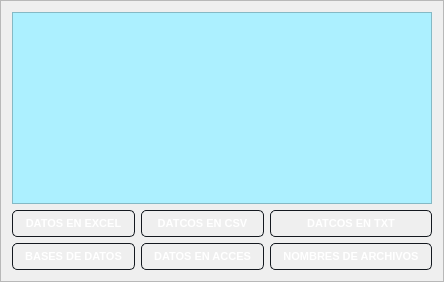
        <widget class="QFrame" name="frame_2">
         <property name="sizePolicy">
          <sizepolicy hsizetype="Expanding" vsizetype="Expanding">
           <horstretch>0</horstretch>
           <verstretch>0</verstretch>
          </sizepolicy>
         </property>
         <property name="frameShape">
          <enum>QFrame::Shape::StyledPanel</enum>
         </property>
         <property name="frameShadow">
          <enum>QFrame::Shadow::Raised</enum>
         </property>
         <layout class="QGridLayout" name="gridLayout_4">
          <item row="0" column="0" colspan="3">
           <widget class="QTableWidget" name="tableWidget_datos1">
            <property name="styleSheet">
             <string notr="true">background-color: rgb(172, 240, 255);</string>
            </property>
           </widget>
          </item>
          <item row="2" column="1">
           <widget class="QPushButton" name="pushButton_datos_acces">
            <property name="cursor">
             <cursorShape>PointingHandCursor</cursorShape>
            </property>
            <property name="styleSheet">
             <string notr="true">QPushButton {
    /* Gradiente de acero oscuro pulido (volumen hacia afuera) */
    background-color: qlineargradient(x1:0, y1:0, x2:0, y2:1, 
                                      stop:0 rgb(90, 95, 100), 
                                      stop:1 rgb(60, 65, 70));
    /* Texto blanco para contrastar fuertemente con el botón oscuro */
    color: #ffffff;
    /* Borde sutil pero definido */
    border: 1px solid #14191f;
    border-radius: 5px;
    padding: 6px 12px;
    font-weight: bold;
    font-size: 11px;
}

QPushButton:hover {
    /* Destello metálico: se aclara notablemente al pasar el mouse */
    background-color: qlineargradient(x1:0, y1:0, x2:0, y2:1, 
                                      stop:0 rgb(120, 125, 130), 
                                      stop:1 rgb(80, 85, 90));
}

QPushButton:pressed {
    /* Efecto hundido extremo (casi negro mate) */
    background-color: qlineargradient(x1:0, y1:0, x2:0, y2:1, 
                                      stop:0 rgb(40, 45, 50), 
                                      stop:1 rgb(55, 60, 65));
    border: 2px solid #14191f;
}

QPushButton:disabled {
    /* Gris apagado genérico para deshabilitado */
    background-color: qlineargradient(x1:0, y1:0, x2:0, y2:1, stop:0 #a0a5a8, stop:1 #858a8d);
    color: #d1d5d8;
    border: 1px solid #7f8c8d;
}
</string>
            </property>
            <property name="text">
             <string>DATOS EN ACCES</string>
            </property>
           </widget>
          </item>
          <item row="2" column="0">
           <widget class="QPushButton" name="pushButton_datos_db">
            <property name="cursor">
             <cursorShape>PointingHandCursor</cursorShape>
            </property>
            <property name="styleSheet">
             <string notr="true">QPushButton {
    /* Gradiente de acero oscuro pulido (volumen hacia afuera) */
    background-color: qlineargradient(x1:0, y1:0, x2:0, y2:1, 
                                      stop:0 rgb(90, 95, 100), 
                                      stop:1 rgb(60, 65, 70));
    /* Texto blanco para contrastar fuertemente con el botón oscuro */
    color: #ffffff;
    /* Borde sutil pero definido */
    border: 1px solid #14191f;
    border-radius: 5px;
    padding: 6px 12px;
    font-weight: bold;
    font-size: 11px;
}

QPushButton:hover {
    /* Destello metálico: se aclara notablemente al pasar el mouse */
    background-color: qlineargradient(x1:0, y1:0, x2:0, y2:1, 
                                      stop:0 rgb(120, 125, 130), 
                                      stop:1 rgb(80, 85, 90));
}

QPushButton:pressed {
    /* Efecto hundido extremo (casi negro mate) */
    background-color: qlineargradient(x1:0, y1:0, x2:0, y2:1, 
                                      stop:0 rgb(40, 45, 50), 
                                      stop:1 rgb(55, 60, 65));
    border: 2px solid #14191f;
}

QPushButton:disabled {
    /* Gris apagado genérico para deshabilitado */
    background-color: qlineargradient(x1:0, y1:0, x2:0, y2:1, stop:0 #a0a5a8, stop:1 #858a8d);
    color: #d1d5d8;
    border: 1px solid #7f8c8d;
}
</string>
            </property>
            <property name="text">
             <string>BASES DE DATOS</string>
            </property>
           </widget>
          </item>
          <item row="1" column="2">
           <widget class="QPushButton" name="pushButton_datos_txt">
            <property name="cursor">
             <cursorShape>PointingHandCursor</cursorShape>
            </property>
            <property name="styleSheet">
             <string notr="true">QPushButton {
    /* Gradiente de acero oscuro pulido (volumen hacia afuera) */
    background-color: qlineargradient(x1:0, y1:0, x2:0, y2:1, 
                                      stop:0 rgb(90, 95, 100), 
                                      stop:1 rgb(60, 65, 70));
    /* Texto blanco para contrastar fuertemente con el botón oscuro */
    color: #ffffff;
    /* Borde sutil pero definido */
    border: 1px solid #14191f;
    border-radius: 5px;
    padding: 6px 12px;
    font-weight: bold;
    font-size: 11px;
}

QPushButton:hover {
    /* Destello metálico: se aclara notablemente al pasar el mouse */
    background-color: qlineargradient(x1:0, y1:0, x2:0, y2:1, 
                                      stop:0 rgb(120, 125, 130), 
                                      stop:1 rgb(80, 85, 90));
}

QPushButton:pressed {
    /* Efecto hundido extremo (casi negro mate) */
    background-color: qlineargradient(x1:0, y1:0, x2:0, y2:1, 
                                      stop:0 rgb(40, 45, 50), 
                                      stop:1 rgb(55, 60, 65));
    border: 2px solid #14191f;
}

QPushButton:disabled {
    /* Gris apagado genérico para deshabilitado */
    background-color: qlineargradient(x1:0, y1:0, x2:0, y2:1, stop:0 #a0a5a8, stop:1 #858a8d);
    color: #d1d5d8;
    border: 1px solid #7f8c8d;
}
</string>
            </property>
            <property name="text">
             <string>DATCOS EN TXT</string>
            </property>
           </widget>
          </item>
          <item row="2" column="2">
           <widget class="QPushButton" name="pushButton_nomb_archiv">
            <property name="cursor">
             <cursorShape>PointingHandCursor</cursorShape>
            </property>
            <property name="styleSheet">
             <string notr="true">QPushButton {
    /* Gradiente de acero oscuro pulido (volumen hacia afuera) */
    background-color: qlineargradient(x1:0, y1:0, x2:0, y2:1, 
                                      stop:0 rgb(90, 95, 100), 
                                      stop:1 rgb(60, 65, 70));
    /* Texto blanco para contrastar fuertemente con el botón oscuro */
    color: #ffffff;
    /* Borde sutil pero definido */
    border: 1px solid #14191f;
    border-radius: 5px;
    padding: 6px 12px;
    font-weight: bold;
    font-size: 11px;
}

QPushButton:hover {
    /* Destello metálico: se aclara notablemente al pasar el mouse */
    background-color: qlineargradient(x1:0, y1:0, x2:0, y2:1, 
                                      stop:0 rgb(120, 125, 130), 
                                      stop:1 rgb(80, 85, 90));
}

QPushButton:pressed {
    /* Efecto hundido extremo (casi negro mate) */
    background-color: qlineargradient(x1:0, y1:0, x2:0, y2:1, 
                                      stop:0 rgb(40, 45, 50), 
                                      stop:1 rgb(55, 60, 65));
    border: 2px solid #14191f;
}

QPushButton:disabled {
    /* Gris apagado genérico para deshabilitado */
    background-color: qlineargradient(x1:0, y1:0, x2:0, y2:1, stop:0 #a0a5a8, stop:1 #858a8d);
    color: #d1d5d8;
    border: 1px solid #7f8c8d;
}
</string>
            </property>
            <property name="text">
             <string>NOMBRES DE ARCHIVOS</string>
            </property>
           </widget>
          </item>
          <item row="1" column="1">
           <widget class="QPushButton" name="pushButton_datos_csv">
            <property name="cursor">
             <cursorShape>PointingHandCursor</cursorShape>
            </property>
            <property name="styleSheet">
             <string notr="true">QPushButton {
    /* Gradiente de acero oscuro pulido (volumen hacia afuera) */
    background-color: qlineargradient(x1:0, y1:0, x2:0, y2:1, 
                                      stop:0 rgb(90, 95, 100), 
                                      stop:1 rgb(60, 65, 70));
    /* Texto blanco para contrastar fuertemente con el botón oscuro */
    color: #ffffff;
    /* Borde sutil pero definido */
    border: 1px solid #14191f;
    border-radius: 5px;
    padding: 6px 12px;
    font-weight: bold;
    font-size: 11px;
}

QPushButton:hover {
    /* Destello metálico: se aclara notablemente al pasar el mouse */
    background-color: qlineargradient(x1:0, y1:0, x2:0, y2:1, 
                                      stop:0 rgb(120, 125, 130), 
                                      stop:1 rgb(80, 85, 90));
}

QPushButton:pressed {
    /* Efecto hundido extremo (casi negro mate) */
    background-color: qlineargradient(x1:0, y1:0, x2:0, y2:1, 
                                      stop:0 rgb(40, 45, 50), 
                                      stop:1 rgb(55, 60, 65));
    border: 2px solid #14191f;
}

QPushButton:disabled {
    /* Gris apagado genérico para deshabilitado */
    background-color: qlineargradient(x1:0, y1:0, x2:0, y2:1, stop:0 #a0a5a8, stop:1 #858a8d);
    color: #d1d5d8;
    border: 1px solid #7f8c8d;
}
</string>
            </property>
            <property name="text">
             <string>DATCOS EN CSV</string>
            </property>
           </widget>
          </item>
          <item row="1" column="0">
           <widget class="QPushButton" name="pushButton_datos_excel">
            <property name="cursor">
             <cursorShape>PointingHandCursor</cursorShape>
            </property>
            <property name="layoutDirection">
             <enum>Qt::LayoutDirection::LeftToRight</enum>
            </property>
            <property name="styleSheet">
             <string notr="true">QPushButton {
    /* Gradiente de acero oscuro pulido (volumen hacia afuera) */
    background-color: qlineargradient(x1:0, y1:0, x2:0, y2:1, 
                                      stop:0 rgb(90, 95, 100), 
                                      stop:1 rgb(60, 65, 70));
    /* Texto blanco para contrastar fuertemente con el botón oscuro */
    color: #ffffff;
    /* Borde sutil pero definido */
    border: 1px solid #14191f;
    border-radius: 5px;
    padding: 6px 12px;
    font-weight: bold;
    font-size: 11px;
}

QPushButton:hover {
    /* Destello metálico: se aclara notablemente al pasar el mouse */
    background-color: qlineargradient(x1:0, y1:0, x2:0, y2:1, 
                                      stop:0 rgb(120, 125, 130), 
                                      stop:1 rgb(80, 85, 90));
}

QPushButton:pressed {
    /* Efecto hundido extremo (casi negro mate) */
    background-color: qlineargradient(x1:0, y1:0, x2:0, y2:1, 
                                      stop:0 rgb(40, 45, 50), 
                                      stop:1 rgb(55, 60, 65));
    border: 2px solid #14191f;
}

QPushButton:disabled {
    /* Gris apagado genérico para deshabilitado */
    background-color: qlineargradient(x1:0, y1:0, x2:0, y2:1, stop:0 #a0a5a8, stop:1 #858a8d);
    color: #d1d5d8;
    border: 1px solid #7f8c8d;
}
</string>
            </property>
            <property name="text">
             <string>DATOS EN EXCEL</string>
            </property>
           </widget>
          </item>
         </layout>
        </widget>
